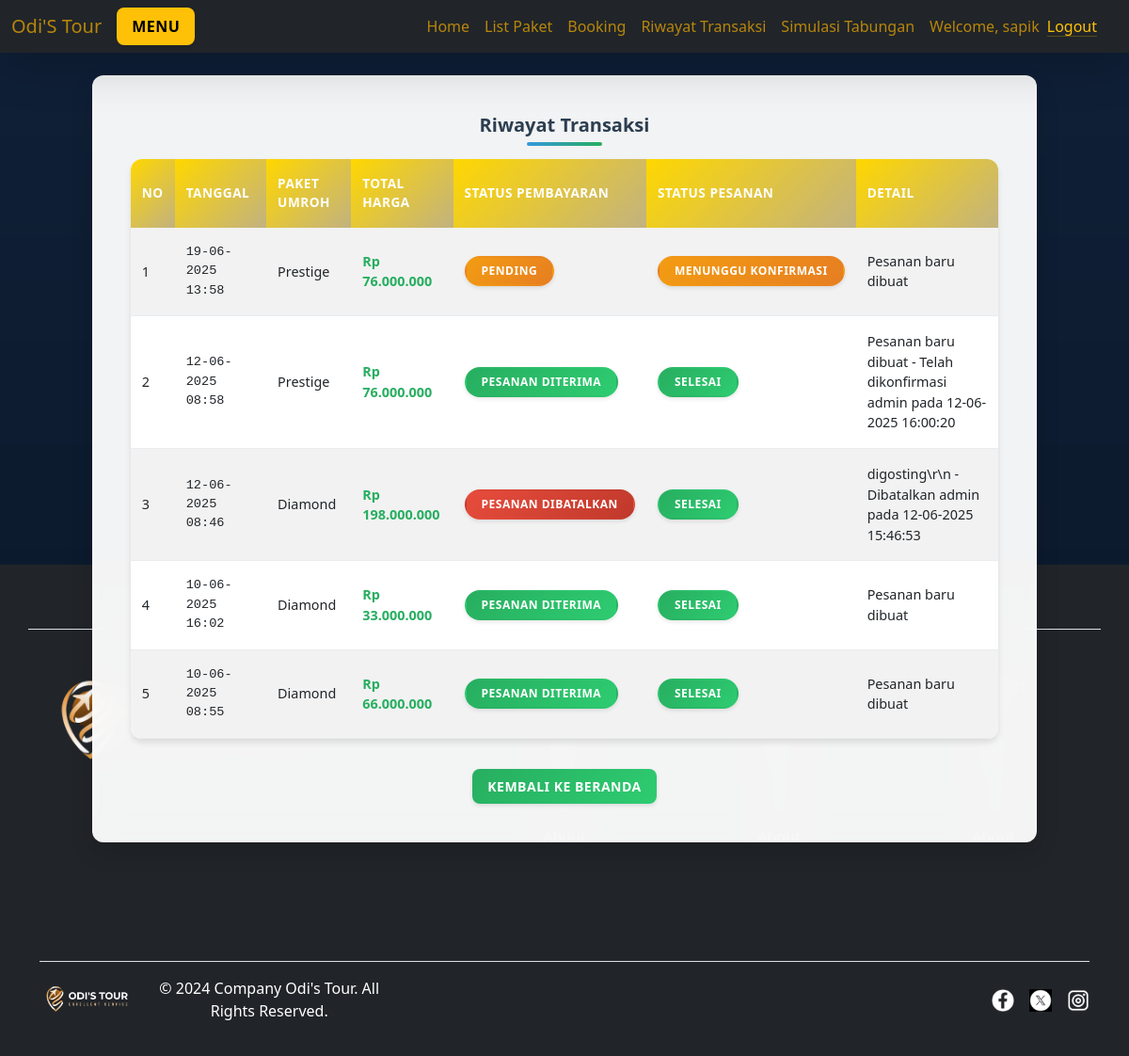
Page /booking/riwayat_transaksi.php (signed in) on the committed database.
### tables this page shows
CREATE TABLE `riwayat_transaksi` (
  `id_riwayat_transaksi` int(11) NOT NULL,
  `id_paket` int(11) NOT NULL,
  `id_customer` int(11) NOT NULL,
  `tanggal_pembayaran` timestamp NOT NULL DEFAULT current_timestamp(),
  `status_pembayaran` enum('pending','pesanan diterima','pesanan dibatalkan') DEFAULT 'pending',
  `total_harga` decimal(15,2) NOT NULL,
  `status` enum('menunggu konfirmasi','selesai') DEFAULT 'menunggu konfirmasi',
  `detail` text DEFAULT NULL
);

CREATE TABLE `paket_umroh` (
  `id_paket` bigint(20) UNSIGNED NOT NULL,
  `nama_paket` varchar(30) NOT NULL,
  `detail_fasilitas` varchar(100) NOT NULL,
  `foto_paket` varchar(300) NOT NULL,
  `tgl_keberangkatan` date NOT NULL,
  `fasilitas_tambahan` varchar(30) NOT NULL,
  `harga_paket` int(11) NOT NULL,
  `durasi_Perjalanan` varchar(100) NOT NULL,
  `konfirmasi` varchar(100) NOT NULL,
  `status` enum('aktif','nonaktif') NOT NULL DEFAULT 'aktif'
);

### booking/riwayat_transaksi.php (the view, shortened to what this page needs)
<?php
include '../componen/koneksi.php';
$emailLogin = $_SESSION['namauser'];
$queryCustomer = $koneksi->query("SELECT id_Cust FROM customer WHERE email = '$emailLogin'");
$customerData = $queryCustomer->fetch_assoc();
$idCustomer = $customerData['id_Cust'];
$riwayat = $koneksi->query("
    SELECT rt.*, pu.nama_paket
    FROM riwayat_transaksi rt
    JOIN paket_umroh pu ON rt.id_paket = pu.id_paket
    WHERE rt.id_customer = $idCustomer
    ORDER BY rt.tanggal_pembayaran DESC
");
?>
<!DOCTYPE html>
<html lang="id">
<head>
    <link href="https://cdn.jsdelivr.net/npm/bootstrap@5.3.0/dist/css/bootstrap.min.css" rel="stylesheet">
    <link rel="stylesheet" href="../componen/stylesform.css">
</head>
<body>
    <?php include '../componen/navbar_customer.php' ?>
    <main style="flex: 1;">
        <section class="mt-5 mb-5">
            <div class="container">
                <div class="form-container" style="max-width: 1200px;">
                    <h2 class="text-center mb-4">Riwayat Transaksi</h2>
                    <div class="table-responsive">
                        <table class="table table-striped">
                            <thead>
                                <tr>
                                    <th>No</th>
                                    <th>Tanggal</th>
                                    <th>Paket Umroh</th>
                                    <th>Total Harga</th>
                                    <th>Status Pembayaran</th>
                                    <th>Status Pesanan</th>
                                    <th>Detail</th>
                                </tr>
                            </thead>
                            <tbody>
                                <?php if ($riwayat->num_rows > 0): ?>
                                    <?php $no = 1; ?>
                                    <?php while ($row = $riwayat->fetch_assoc()): ?>
                                        <tr>
                                            <td><?= $no++; ?></td>
                                            <td><?= date('d-m-Y H:i', strtotime($row['tanggal_pembayaran'])) ?></td>
                                            <td><?= htmlspecialchars($row['nama_paket']) ?></td>
                                            <td>Rp <?= number_format($row['total_harga'], 0, ",", ".") ?></td>
                                            <td>
                                                <?php
                                                    $badgeClass = '';
                                                    if ($row['status_pembayaran'] == 'pending') $badgeClass = 'bg-warning';
                                                    elseif ($row['status_pembayaran'] == 'pesanan diterima') $badgeClass = 'bg-success';
                                                    else $badgeClass = 'bg-danger';
                                                ?>
                                                <span class="badge <?= $badgeClass ?>">
                                                    <?= ucfirst($row['status_pembayaran']) ?>
                                                </span>
                                            </td>
                                            <td>
                                                <?php
                                                    $badgeClass = '';
                                                    if ($row['status'] == 'menunggu konfirmasi') $badgeClass = 'bg-warning';
                                                    else $badgeClass = 'bg-success';
                                                ?>
                                                <span class="badge <?= $badgeClass ?>">
                                                    <?= ucfirst($row['status']) ?>
                                                </span>
                                            </td>
                                            <td><?= htmlspecialchars($row['detail']) ?></td>
                                        </tr>
                                    <?php endwhile; ?>
                                <?php else: ?>
                                    <tr>
                                        <td colspan="7" class="text-center">Belum ada riwayat transaksi</td>
                                    </tr>
                                <?php endif; ?>
                            </tbody>
                        </table>
                    </div>
                    <div class="text-center mt-4">
                        <a href="../customer/home_customer.php" class="btn btn-success">Kembali ke Beranda</a>
                    </div>
                </div>
            </div>
        </section>
    </main>
    <?php include '../componen/footer.php' ?>
</body>
</html>

### componen/navbar_customer.php (shortened to what this page needs)
<nav class="navbar navbar-expand-lg bg-dark shadow-lg fixed-top">
    <div class="container-fluid">
        <a class="navbar-brand" style="color: #B8860B" href="#">Odi'S Tour</a>
        <button class="navbar-toggler" type="button" data-bs-toggle="collapse" data-bs-target="#navbarNavAltMarkup" aria-controls="navbarNavAltMarkup" aria-expanded="false" aria-label="Toggle navigation">
            <button class="btn btn-warning" type="button" data-bs-toggle="offcanvas" data-bs-target="#offcanvasScrolling" aria-controls="offcanvasScrolling">Menu</button>
        </button>
        <div class="collapse navbar-collapse" id="navbarNavAltMarkup">
            <div class="navbar-nav ms-auto">
                <a class="nav-link active" style="color: #B8860B" aria-current="page" href="../customer/home_customer.php">Home</a>
                <a class="nav-link" style="color: #B8860B" href="../customer/inputan.php">List Paket</a>
                <a class="nav-link" style="color: #B8860B" href="../booking/booking.php">Booking</a>
                <a class="nav-link" style="color: #B8860B" href="../booking/riwayat_transaksi.php">Riwayat Transaksi</a>
                <a class="nav-link" style="color: #B8860B" href="../simulasi/simulasi_customer.php">Simulasi Tabungan</a>
                <span class="nav-link" style="color: #B8860B">Welcome, <?php echo $_SESSION['nama']; ?></span>
                <a class="icon-link icon-link-hover link-warning link-underline-warning link-underline-opacity-25" style="--bs-link-hover-color-rgb: 184, 134, 11;" href="../loginregister/logout.php">Logout<svg class="bi" aria-hidden="true"><use xlink:href="#arrow-right"></use></svg></a>
            </div>
        </div>
    </div>
</nav>

### componen/footer.php (shortened to what this page needs)
<section class="footer" style="background-color: #212529; width: 100%;">
    <div class="container">
        <footer class="row row-cols-1 row-cols-sm-2 row-cols-md-5 py-5 my-5 border-top">
            <div class="col mb-3">
                <a href="/" class="d-flex align-items-center mb-3 link-body-emphasis text-decoration-none">
                </a>
            </div>
            <div class="col mb-3">
                </div>
                <div class="col mb-3">
                    <h5>Section</h5>
                    <ul class="nav flex-column">
                        <li class="nav-item mb-2"><a href="#" class="nav-link p-0" style="color: bisque;">Home</a></li>
                        <li class="nav-item mb-2"><a href="#" class="nav-link p-0" style="color: bisque;">Features</a></li>
                        <li class="nav-item mb-2"><a href="#" class="nav-link p-0" style="color: bisque;">Pricing</a></li>
                        <li class="nav-item mb-2"><a href="#" class="nav-link p-0" style="color: bisque;">FAQs</a></li>
                        <li class="nav-item mb-2"><a href="#" class="nav-link p-0" style="color: bisque;">About</a></li>
                    </ul>
                </div>
                <div class="col mb-3">
                    <h5>Section</h5>
                    <ul class="nav flex-column">
                        <li class="nav-item mb-2"><a href="#" class="nav-link p-0" style="color: bisque;">Home</a></li>
                        <li class="nav-item mb-2"><a href="#" class="nav-link p-0" style="color: bisque;">Features</a></li>
                        <li class="nav-item mb-2"><a href="#" class="nav-link p-0" style="color: bisque;">Pricing</a></li>
                        <li class="nav-item mb-2"><a href="#" class="nav-link p-0" style="color: bisque;">FAQs</a></li>
                        <li class="nav-item mb-2"><a href="#" class="nav-link p-0" style="color: bisque;">About</a></li>
                    </ul>
                </div>
                <div class="col mb-3">
                    <h5>Section</h5>
                    <ul class="nav flex-column">
                        <li class="nav-item mb-2"><a href="#" class="nav-link p-0" style="color: bisque;">Home</a></li>
                        <li class="nav-item mb-2"><a href="#" class="nav-link p-0" style="color: bisque;">Features</a></li>
                        <li class="nav-item mb-2"><a href="#" class="nav-link p-0" style="color: bisque;">Pricing</a></li>
                        <li class="nav-item mb-2"><a href="#" class="nav-link p-0" style="color: bisque;">FAQs</a></li>
                        <li class="nav-item mb-2"><a href="#" class="nav-link p-0" style="color: bisque;">About</a></li>
                    </ul>
                </div>
            </footer>
        </div>
        <div class="container">
        <footer class="d-flex flex-wrap justify-content-between align-items-center py-3 border-top">
            <div class="col-md-4 d-flex align-items-center">
                <a href="/" class="mb-3 me-2 mb-md-0 text-decoration-none lh-1">
                    <img src="../assets/logohorizontal.png" alt="" class="bi me-2" height="32">
                </a>
                <span class="mb-3 mb-md-0">© 2024 Company Odi's Tour. All Rights Reserved.</span>
            </div>
            <ul class="nav col-md-4 justify-content-end list-unstyled d-flex">
                <li class="ms-3"><a class="" href="#"><img src="../assets/facebook.png" alt="" class="bi" width="24" height="24"></a></li>
                <li class="ms-3"><a class="" href="#"><img src="../assets/twitter.png" alt="" class="bi" width="24" height="24"></a></li>
                <li class="ms-3"><a class="" href="#"><img src="../assets/instagram.png" alt="" class="bi" width="24" height="24"></a></li>
            </ul>
        </footer>
    </div>
</section>

### componen/stylesform.css (style rules this page uses)
html, body { height: 100%; margin: 0; padding: 0; }
body { display: flex; flex-direction: column; min-height: 100vh; align-items:center; background-position: center; background-attachment: fixed; }
body { background-color: #1e1e1e; color: white; font-family: 'Arial', sans-serif; flex-direction: column; min-height: 100vh; background-image: url(../assets/background3.jpg); background-size: cover; background-repeat: no-repeat; }
main { flex: 1; display: flex; justify-content: center; align-items: flex-start; padding-top: 100px; }
.form-container { background-color: #2c2c2c; padding: 20px; margin-bottom: 100px; border-radius: 8px; box-shadow: 0 2px 10px rgba(0, 0, 0, 0.5); width: 90%; max-width: 400px; justify-content: center; align-items: center; }
h2 { margin-bottom: 15px; font-size: 20px; text-align: center; }
.btn-success { background-color: #28a745; border: none; padding: 10px; font-size: 14px; border-radius: 5px; font-weight: bold; }
.footer { background-color: #2c2c2c; color: white; text-align: center; padding: 20px; }

### rows in the picture
riwayat_transaksi: tanggal_pembayaran "19-06-2025 13:58", id_paket.nama_paket "Prestige", total_harga "76.000.000", status_pembayaran "PENDING", status "MENUNGGU KONFIRMASI", detail "Pesanan baru dibuat"
riwayat_transaksi: tanggal_pembayaran "12-06-2025 08:58", id_paket.nama_paket "Prestige", total_harga "76.000.000", status_pembayaran "PESANAN DITERIMA", status "SELESAI", detail "Pesanan baru dibuat - Telah dikonfirmasi admin pada 12-06-2025 16:00:20"
riwayat_transaksi: tanggal_pembayaran "12-06-2025 08:46", id_paket.nama_paket "Diamond", total_harga "198.000.000", status_pembayaran "PESANAN DIBATALKAN", status "SELESAI", detail "digosting\\r\\n - Dibatalkan admin pada 12-06-2025 15:46:53"
riwayat_transaksi: tanggal_pembayaran "10-06-2025 16:02", id_paket.nama_paket "Diamond", total_harga "33.000.000", status_pembayaran "PESANAN DITERIMA", status "SELESAI", detail "Pesanan baru dibuat"
riwayat_transaksi: tanggal_pembayaran "10-06-2025 08:55", id_paket.nama_paket "Diamond", total_harga "66.000.000", status_pembayaran "PESANAN DITERIMA", status "SELESAI", detail "Pesanan baru dibuat"

### other values in the picture
$_SESSION['nama'] "sapik"
